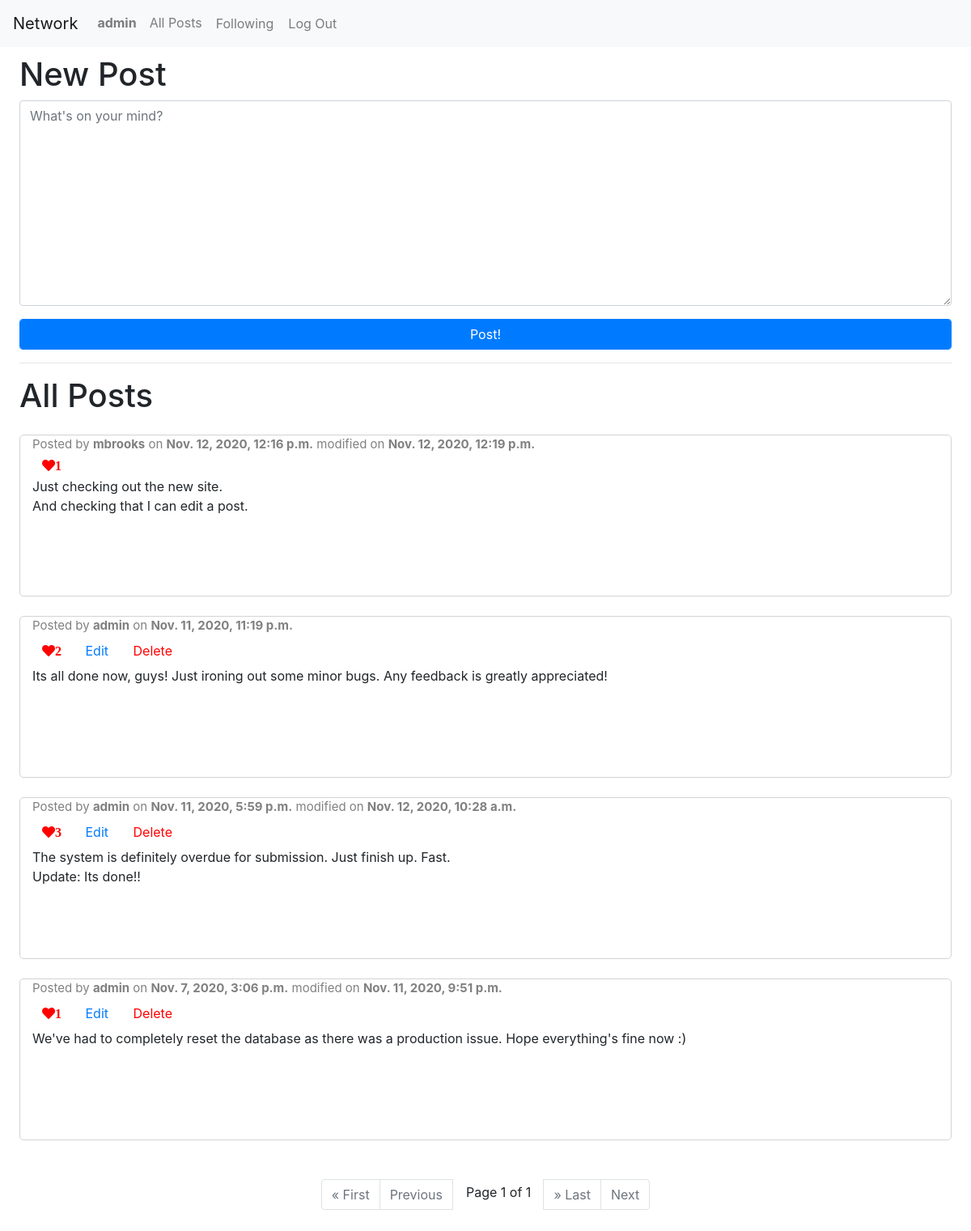
/ (signed in), run on the app's committed database.
### network/models.py (models this page shows)
class User(AbstractUser):
    pass

class Posts(models.Model):
    user = models.ForeignKey(User, on_delete=models.CASCADE)
    content = models.CharField(max_length=255)
    likes = models.IntegerField(default=0)
    timestamp = models.DateTimeField(default=datetime.now(), editable=False)
    modified = models.DateTimeField(default=None, null=True)
    class Meta:
        ordering = ['-timestamp']
        verbose_name_plural = 'Posts'

### network/views.py (the view)
# urls.py: path("", views.index, name="index"),
def index(request):
    allPosts = Posts.objects.all()
    paginator = Paginator(allPosts, 10)
    pageNum = request.GET.get('page')
    posts = paginator.get_page(pageNum)
    return render(request, 'network/index.html', {
        'posts': posts
    })

### network/templates/network/index.html (shortened to what this page needs)
{% extends "network/layout.html" %}
{% block body %}
    {% if user.is_authenticated %}
        <div class="new-post">
            <h1>New Post</h1>
            <form action="{% url 'newPost' %}" method="POST">
                <div class="form-group">
                    <textarea name="content" rows="10" class="form-control" placeholder="What's on your mind?" required></textarea>
                </div>
                <div class="form-group">
                    <input type="submit" value="Post!" class="form-control btn btn-primary">
                </div>
            </form>
        </div>
        <hr>
    {% endif %}
    <h1>All Posts</h1>
    {% for post in posts %}
        <div class="container-fluid mt-4">
            <div class="row">
                <div class="col">
                    {% if post.modified %}
                        <p class="username">Posted by <a class="username" href="{% url 'profile' post.user.username %}"><strong>{{ post.user.username }}</strong></a> on <strong>{{ post.timestamp }}</strong> modified on <strong>{{ post.modified }}</strong></p>
                    {% else %}
                        <p class="username">Posted by <a class="username" href="{% url 'profile' post.user.username %}"><strong>{{ post.user.username }}</strong></a> on <strong>{{ post.timestamp }}</strong></p>
                    {% endif %}
                    <div class="links ">
                        {% if user.is_authenticated %}
                            <button data-id="{{ post.id }}" class="btn btn-default like-button shadow-none fa fa-heart" style="color: red;">{{ post.likes }}</button>
                            {% if post.user.username == user.username %}
                                <button data-id="{{ post.id }}" class="btn btn-link edit-button">Edit</button>
                                <button data-id="{{ post.id }}" class="btn btn-link delete-button" style="color: red;">Delete</button>
                            {% endif %}
                        {% else %}
                            <p><a href="{% url 'login' %}" class="pl-2">Login</a> to like this post.</p>
                        {% endif %}
                    </div>
                    <div class="post-body" style="white-space: pre-wrap;">{{ post.content }}</div>
                </div>
            </div>
        </div>
    {% empty %}
        <h2>No posts currently on site.</h2>
    {% endfor %}
    {% if posts %}
        <ul class="pagination justify-content-center mt-5">
            {% if posts.has_previous %}
                <li class="page-item"><a class="page-link" href="?page=1">&laquo; First</a></li>
                <li class="page-item"><a class="page-link" href="?page={{ posts.previous_page_number }}">Previous</a></li>
            {% else %}
                <li class="page-item disabled"><a class="page-link" href="?page=1">&laquo; First</a></li>
                <li class="page-item disabled"><a class="page-link" href="?page=1">Previous</a></li>
            {% endif %}
            <span class="current mx-3 pt-1">
                Page {{ posts.number }} of {{ posts.paginator.num_pages }}
            </span>
            {% if posts.has_next %}
                <li class="page-item"><a class="page-link" href="?page={{ posts.paginator.num_pages }}">&raquo; Last</a></li>
                <li class="page-item"><a class="page-link" href="?page={{ posts.next_page_number }}">Next</a></li>
            {% else %}
                <li class="page-item disabled"><a class="page-link" href="?page={{ posts.paginator.num_pages }}">&raquo; Last</a></li>
                <li class="page-item disabled"><a class="page-link" href="?page={{ posts.paginator.num_pages }}">Next</a></li>
            {% endif %}
        </ul>
    {% endif %}
{% endblock body %}

### network/templates/network/layout.html (shortened to what this page needs)
{% load static %}
<!DOCTYPE html>
<html lang="en">
    <head>
        <link rel="stylesheet" href="https://stackpath.bootstrapcdn.com/bootstrap/4.4.1/css/bootstrap.min.css">
        <link rel="stylesheet" href="https://use.fontawesome.com/releases/v5.14.0/css/all.css">
        <link href="{% static 'network/main.css' %}" rel="stylesheet">
    </head>
    <body>
        <nav class="navbar navbar-expand-lg navbar-light bg-light">
            <a class="navbar-brand" href="{% url 'index' %}">Network</a>
            <div>
                <ul class="navbar-nav mr-auto">
                    {% if user.is_authenticated %}
                        <li class="nav-item"><a class="nav-link" href="{% url 'profile' user.username %}"><strong>{{ user.username }}</strong></a></li>
                    {% endif %}
                    <li class="nav-item"><a class="nav-link" href="{% url 'index' %}">All Posts</a></li>
                    {% if user.is_authenticated %}
                        <li class="nav-item"><a class="nav-link btn btn-default" href="{% url 'following' %}">Following</a></li>
                        <li class="nav-item"><a class="nav-link btn btn-default" href="{% url 'logout' %}">Log Out</a></li>
                    {% else %}
                        <li class="nav-item"><a class="nav-link btn btn-default" href="{% url 'login' %}">Log In</a></li>
                        <li class="nav-item"><a class="nav-link btn btn-default" href="{% url 'register' %}">Register</a></li>
                    {% endif %}
                </ul>
            </div>
        </nav>
        <div class="body px-4">
            {% block body %}
            {% endblock %}
        </div>
    </body>
</html>

### network/static/network/main.css (style rules this page uses)
.body { padding: 10px; }
.username { top: 0; left: 0; color: gray; font-size: 15px; margin-bottom: 0; }
.row { height: 200px; border: 1px solid lightgray; border-radius: 5px; }
.delete-button { color: red; }
.like-button { outline: none !important; border: none !important; }

### data on the page
User: username "admin"
Posts: user.username "mbrooks", timestamp "Nov. 12, 2020, 12:16 p.m.", modified "Nov. 12, 2020, 12:19 p.m.", likes "1", content "Just checking out the new site. And checking that I can edit a post."
Posts: user.username "admin", timestamp "Nov. 11, 2020, 11:19 p.m.", likes "2", content "Its all done now, guys! Just ironing out some minor bugs. Any feedback is greatly appreciated!"
Posts: user.username "admin", timestamp "Nov. 11, 2020, 5:59 p.m.", modified "Nov. 12, 2020, 10:28 a.m.", likes "3", content "The system is definitely overdue for submission. Just finish up. Fast. Update: Its done!!"
Posts: user.username "admin", timestamp "Nov. 7, 2020, 3:06 p.m.", modified "Nov. 11, 2020, 9:51 p.m.", likes "1", content "We've had to completely reset the database as there was a production issue. Hope everything's fine now :)"

### other printed values
{{ posts.number }} "1"
{{ posts.paginator.num_pages }} "1"
